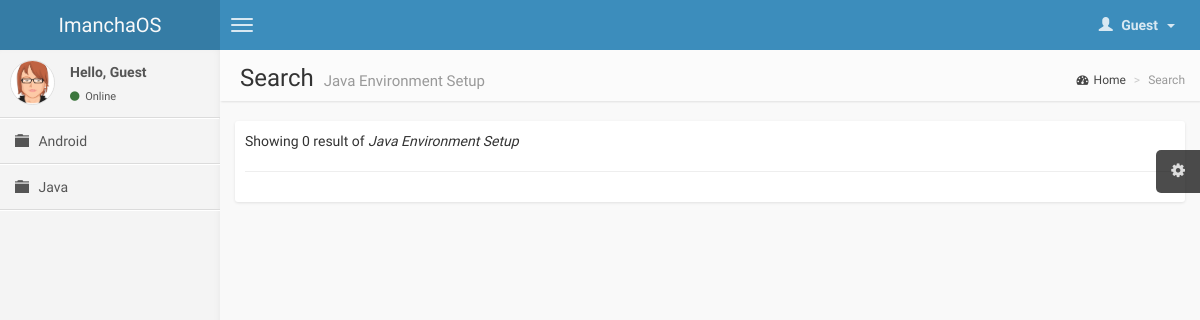
The page /search.php?keyword=Java Environment Setup on the database as committed earlier.
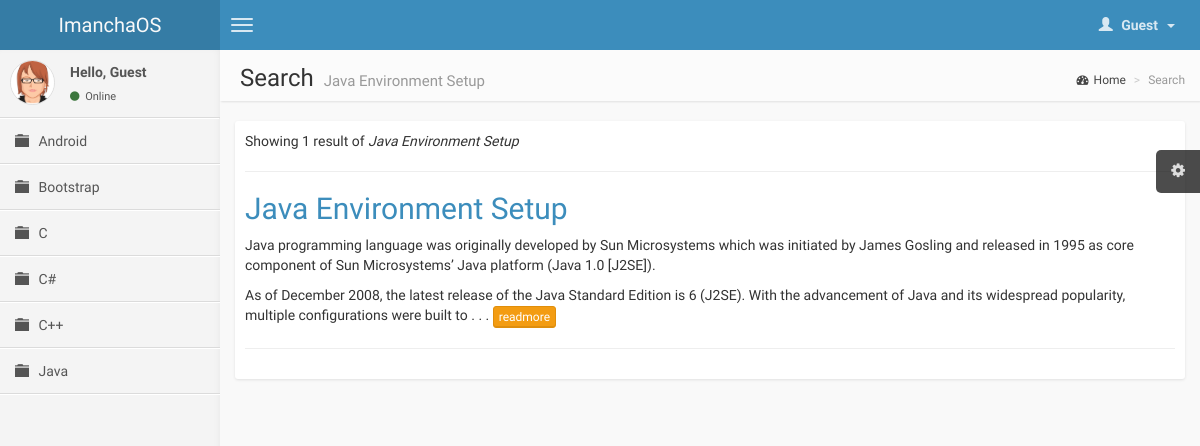
The same page on the database as committed later.
### tables this page shows
CREATE TABLE IF NOT EXISTS `category` (
  `id_category` int(11) NOT NULL AUTO_INCREMENT,
  `name_category` varchar(30) NOT NULL,
  `description` varchar(50) NOT NULL,
  PRIMARY KEY (`id_category`)
);

CREATE TABLE IF NOT EXISTS `topic` (
  `id_topic` int(11) NOT NULL AUTO_INCREMENT,
  `id_category` int(11) NOT NULL,
  `title_topic` varchar(100) NOT NULL,
  `answers` int(11) NOT NULL DEFAULT '0',
  `views` int(11) NOT NULL DEFAULT '0',
  `date_topic` datetime NOT NULL,
  `reply_date_topic` datetime DEFAULT NULL,
  `creator_topic` varchar(30) NOT NULL,
  `last_post_by` varchar(30) NOT NULL,
  PRIMARY KEY (`id_topic`),
  KEY `id_category` (`id_category`),
  KEY `creator_topic` (`creator_topic`),
  KEY `last_post_by` (`last_post_by`)
);

CREATE TABLE IF NOT EXISTS `post` (
  `id_post` int(11) NOT NULL AUTO_INCREMENT,
  `id_topic` int(11) NOT NULL,
  `id_category` int(11) NOT NULL,
  `content_post` text NOT NULL,
  `date_post` datetime NOT NULL,
  `edit_date_post` datetime DEFAULT NULL,
  `creator_post` varchar(30) NOT NULL,
  PRIMARY KEY (`id_post`),
  KEY `creator_post` (`creator_post`),
  KEY `id_category` (`id_category`),
  KEY `id_topic` (`id_topic`)
);

### search.php (the view, shortened to what the changed rows need)
<?php include_once('function.inc');
	$keyword = $_GET['keyword'];
	$sql = "SELECT * FROM topic WHERE title_topic LIKE '%$keyword%' ORDER BY date_topic DESC";
	$res = mysql_query($sql) or die(mysql_error());
	$content = '<div class="box box-solid">
									<div class="box-body">
										Showing '.mysql_num_rows($res).' result of <i>'.$keyword.'</i><hr>';
	if(mysql_num_rows($res) > 0){
		while($row = mysql_fetch_array($res)){
			$sql0 = "SELECT content_post FROM post WHERE id_topic='".$row['id_topic']."' AND id_category='".$row['id_category']."' LIMIT 1";
			$res0 = mysql_query($sql0) or die(mysql_error());
			if(mysql_num_rows($res0) == 1){
				$row0 = mysql_fetch_array($res0);
				if(strlen($row0['content_post']) > 400){
					$row0['content_post'] = substr($row0['content_post'],0,400).' . . . <button class="btn btn-warning btn-xs" onclick="window.location=\'topic.php?cid='.$row['id_category'].'&tid='.$row['id_topic'].'&title='.$row['title_topic'].'\'">readmore</button>';
				}
			}
			$content .= '<h2><a href="topic.php?cid='.$row['id_category'].'&tid='.$row['id_topic'].'&title='.$row['title_topic'].'">'.$row['title_topic'].'</a></h2>'.$row0['content_post'].'<hr>';
		}
	}
	$content .=	'	</div>
								</div>';
	$title = "Search";
	$description = $keyword;
?>
<!DOCTYPE html>
<html>
  <head>
	<link href="css/bootstrap.min.css" rel="stylesheet" type="text/css" />
	<link href="css/font-awesome.min.css" rel="stylesheet" type="text/css" />
	<link href="css/ionicons.min.css" rel="stylesheet" type="text/css" />
	<link href="css/imancha.css" rel="stylesheet" type="text/css" />
  </head>
  <body class="skin-blue">
    <div class="wrapper row-offcanvas row-offcanvas-left">
      <aside class="left-side sidebar-offcanvas"><?php sidebar(); ?></aside>
      <aside class="right-side">
        <section class="content-header">
          <?php echo '<h1>'.$title.' <small>'.$description.'</small></h1>'; ?>
        </section>
        <section class="content">
					<?php echo $content; ?>
        </section>
      </aside>
    </div>
  </body>
</html>

### function.inc (shortened to what the changed rows need)
<?php session_start();
	function sidebar(){
		if(isset($_SESSION['id'])){
			if($_SESSION['level'] == "admin")
				$dashboard = "<li><a href='admin.php'><i class='glyphicon glyphicon-eye-open'></i><span>Administrator</span></a></li>";
			$message = "<p>Hello, ".$_SESSION['username']."</p>";
			$dashboard .= "<li><a href='dashboard.php'><i class='fa fa-dashboard'></i><span>Dashboard</span></a></li>";
		}else{
			$message = "<p>Hello, Guest</p>";
			$dashboard = "";
		}
		echo '<section class="sidebar">
            <div class="user-panel">
                <div class="pull-left image">
                    <img src="img/avatar3.png" class="img-circle" alt="User Image" />
                </div>
                <div class="pull-left info">
									'.$message.'
									<a href="#"><i class="fa fa-circle text-success"></i> Online</a>
                </div>
            	</div>
            <ul class="sidebar-menu">'.$dashboard.'';
							$sql = "SELECT * FROM category ORDER BY name_category ASC";
							$res = mysql_query($sql) or die(mysql_error());
							if(mysql_num_rows($res) > 0){
								while($row = mysql_fetch_assoc($res)){
									$id = $row['id_category'];
									$name = $row['name_category'];
									if(isset($_GET['cid']) && ($_GET['cid'] == $id)){
										$active = "active";
										$icon = "glyphicon-folder-open";
									}else{
										$active = "";
										$icon = "glyphicon-folder-close";
									}
									echo '<li class='.$active.'>
													<a href="category.php?cid='.$id.'&title='.$name.'">
														<i class="glyphicon '.$icon.'"></i>
														<span>'.$name.'</span>
													</a>
												</li>';
								}
							}
    echo '	</ul>
      		</section>';
	}
?>

Rows that differ between the two databases and show on the page:
added category: name_category "Bootstrap"
added category: name_category "C"
added category: name_category "C#"
added category: name_category "C++"
added topic: title_topic "Java Environment Setup", post.content_post "Java programming language was originally developed by Sun Microsystems which was initiated by James Gosling and released in 1995 as core component of Sun Microsystems’ Java platform (Java 1.0 [J2SE]). As of December 2008, the latest release of the Java Standard Edition is 6 (J2SE). With the advancement of Java and its widespread popularity, multiple configurations were built to"
Other text that changed with them:
mysql_num_rows($res): "0" → "1"
